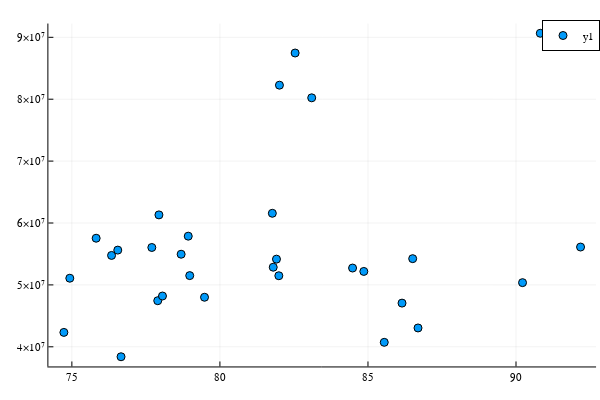

The notebook cell saved with this chart:
### Code cell
scatter(df.Close, df.Volume)

### Figure 1 — Plotly figure (JSON) as saved in the notebook; plotly's stock layout.template omitted (floating-point values rounded to 4 significant figures)
{"data": [{"colorbar": {"title": ""}, "legendgroup": "y1", "marker": {"color": "rgba(0, 154, 250, 1.000)", "line": {"color": "rgba(0, 0, 0, 1.000)", "width": 1}, "size": 8, "symbol": "circle"}, "mode": "markers", "name": "y1", "showlegend": true, "type": "scatter", "x": [85.55, 90.82, 92.18, 90.22, 82.54, 82.01, 78.69, 81.91, 78.98, 76.34, 77.9, 78.93, 76.66, 76.55, 74.93, 77.94, 77.7, 74.73, 75.82, 78.06, 79.48, 81.77, 81.99, 84.86, 81.8, 86.15, 84.48, 86.69, 86.51, 83.1], "xaxis": "x", "y": [40723300, 90655900, 56117100, 50366900, 87462700, 82267800, 54955700, 54163900, 51499400, 54763000, 47448700, 57874400, 38393500, 55619100, 51082900, 61312000, 56044700, 42327500, 57540900, 48206200, 48005500, 61568900, 51479700, 52177100, 52855100, 47056500, 52725400, 43045700, 54240700, 80225400], "yaxis": "y", "zmax": null, "zmin": null}], "layout": {"annotations": [], "height": 400, "legend": {"bgcolor": "rgba(255, 255, 255, 1.000)", "bordercolor": "rgba(0, 0, 0, 1.000)", "borderwidth": 1, "font": {"color": "rgba(0, 0, 0, 1.000)", "family": "sans-serif", "size": 11}, "tracegroupgap": 0, "traceorder": "normal", "x": 1, "xanchor": "auto", "y": 1, "yanchor": "auto"}, "margin": {"b": 20, "l": 0, "r": 0, "t": 20}, "paper_bgcolor": "rgba(255, 255, 255, 1.000)", "plot_bgcolor": "rgba(255, 255, 255, 1.000)", "showlegend": true, "width": 600, "xaxis": {"anchor": "y", "domain": [0.08064, 0.9934], "gridcolor": "rgba(0, 0, 0, 0.100)", "gridwidth": 0.5, "linecolor": "rgba(0, 0, 0, 1.000)", "mirror": false, "range": [74.21, 92.7], "showgrid": true, "showline": true, "showticklabels": true, "tickangle": 0, "tickcolor": "rgb(0, 0, 0)", "tickfont": {"color": "rgba(0, 0, 0, 1.000)", "family": "sans-serif", "size": 11}, "tickmode": "array", "ticks": "inside", "ticktext": ["75", "80", "85", "90"], "tickvals": [75, 80, 85, 90], "title": "", "titlefont": {"color": "rgba(0, 0, 0, 1.000)", "family": "sans-serif", "size": 15}, "type": "-", "visible": true, "zeroline": false, "zerolinecolor": "rgba(0, 0, 0, 1.000)"}, "yaxis": {"anchor": "x", "domain": [0.03762, 0.9902], "gridcolor": "rgba(0, 0, 0, 0.100)", "gridwidth": 0.5, "linecolor": "rgba(0, 0, 0, 1.000)", "mirror": false, "range": [36825628, 92223772], "showgrid": true, "showline": true, "showticklabels": true, "tickangle": 0, "tickcolor": "rgb(0, 0, 0)", "tickfont": {"color": "rgba(0, 0, 0, 1.000)", "family": "sans-serif", "size": 11}, "tickmode": "array", "ticks": "inside", "ticktext": ["4×10⁷", "5×10⁷", "6×10⁷", "7×10⁷", "8×10⁷", "9×10⁷"], "tickvals": [40000000, 50000000, 60000000, 70000000, 80000000, 90000000], "title": "", "titlefont": {"color": "rgba(0, 0, 0, 1.000)", "family": "sans-serif", "size": 15}, "type": "-", "visible": true, "zeroline": false, "zerolinecolor": "rgba(0, 0, 0, 1.000)"}}}
